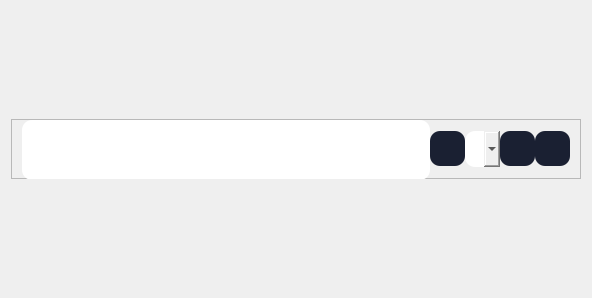
<?xml version="1.0" encoding="UTF-8"?>
<ui version="4.0">
 <class>Form</class>
 <widget class="QWidget" name="Form">
  <property name="geometry">
   <rect>
    <x>0</x>
    <y>0</y>
    <width>592</width>
    <height>298</height>
   </rect>
  </property>
  <property name="windowTitle">
   <string>Form</string>
  </property>
  <layout class="QGridLayout" name="gridLayout">
   <item row="0" column="0">
    <widget class="QFrame" name="lineFrame">
     <property name="sizePolicy">
      <sizepolicy hsizetype="Preferred" vsizetype="Preferred">
       <horstretch>0</horstretch>
       <verstretch>0</verstretch>
      </sizepolicy>
     </property>
     <property name="minimumSize">
      <size>
       <width>0</width>
       <height>60</height>
      </size>
     </property>
     <property name="maximumSize">
      <size>
       <width>16777215</width>
       <height>60</height>
      </size>
     </property>
     <property name="styleSheet">
      <string notr="true">background-color: rgb(26, 32, 50);
border-radius: 10px;

QComboBox::drop-down {
image: url(:/images/images/down-arrow.png);
color: rgb(255, 255, 255);
subcontrol-position: center;
width: 15px;
}</string>
     </property>
     <property name="frameShape">
      <enum>QFrame::StyledPanel</enum>
     </property>
     <property name="frameShadow">
      <enum>QFrame::Raised</enum>
     </property>
     <layout class="QHBoxLayout" name="horizontalLayout">
      <property name="spacing">
       <number>0</number>
      </property>
      <property name="leftMargin">
       <number>10</number>
      </property>
      <property name="topMargin">
       <number>0</number>
      </property>
      <property name="rightMargin">
       <number>10</number>
      </property>
      <property name="bottomMargin">
       <number>0</number>
      </property>
      <item>
       <widget class="QLineEdit" name="textEdit">
        <property name="minimumSize">
         <size>
          <width>0</width>
          <height>60</height>
         </size>
        </property>
        <property name="maximumSize">
         <size>
          <width>16777215</width>
          <height>100</height>
         </size>
        </property>
        <property name="font">
         <font>
          <weight>75</weight>
          <bold>true</bold>
         </font>
        </property>
        <property name="styleSheet">
         <string notr="true">QLineEdit
{
color: rgb(255, 255, 255);
border-radius: 10px;
text-align: center;
padding: 10px;
}
</string>
        </property>
        <property name="text">
         <string/>
        </property>
        <property name="alignment">
         <set>Qt::AlignLeading|Qt::AlignLeft|Qt::AlignVCenter</set>
        </property>
        <property name="readOnly">
         <bool>true</bool>
        </property>
        <property name="cursorMoveStyle">
         <enum>Qt::LogicalMoveStyle</enum>
        </property>
        <property name="clearButtonEnabled">
         <bool>false</bool>
        </property>
       </widget>
      </item>
      <item>
       <widget class="QPushButton" name="extButton">
        <property name="maximumSize">
         <size>
          <width>35</width>
          <height>35</height>
         </size>
        </property>
        <property name="styleSheet">
         <string notr="true">QPushButton
{
background-color: rgb(26, 32, 50);
color: rgb(255, 255, 255);
border-radius: 10px;
text-align: center;
padding: 10px;
}

QPushButton:hover
{
background-color: rgb(36, 42, 59);
color: rgb(255, 255, 255);
border-radius: 10px;
text-align: center;
padding: 10px;
}
</string>
        </property>
        <property name="text">
         <string/>
        </property>
        <property name="icon">
         <iconset>
          <normalon>:/icons/plus2.ico</normalon>
         </iconset>
        </property>
       </widget>
      </item>
      <item>
       <widget class="QComboBox" name="extComboBox">
        <property name="maximumSize">
         <size>
          <width>35</width>
          <height>16777215</height>
         </size>
        </property>
        <property name="font">
         <font>
          <pointsize>8</pointsize>
          <weight>75</weight>
          <bold>true</bold>
         </font>
        </property>
        <property name="toolTip">
         <string>Associated extensions</string>
        </property>
        <property name="styleSheet">
         <string notr="true">QComboBox {
border-radius: 10px;
text-align: left;
padding: 10px;
}

QComboBox::hover {
background-color: rgb(36, 42, 59);
border-radius: 10px;
text-align: left;
padding: 10px;
}

QComboBox::drop-down {
image: url(:/icons/down-arrow.png);
color: rgb(255, 255, 255);
subcontrol-position: center;
width: 15px;
}

QComboBox QAbstractItemView {
    border: 1px solid rgba(39, 180, 255, 255);
    selection-background-color:  rgb(36, 42, 59);
    color: rgb(255, 255, 255);
    min-width: 150px;
    border-radius: 5px;
	padding: 5px;
}

</string>
        </property>
        <property name="editable">
         <bool>false</bool>
        </property>
        <property name="currentText">
         <string/>
        </property>
        <property name="currentIndex">
         <number>-1</number>
        </property>
        <property name="iconSize">
         <size>
          <width>16</width>
          <height>16</height>
         </size>
        </property>
        <property name="frame">
         <bool>false</bool>
        </property>
       </widget>
      </item>
      <item>
       <widget class="QPushButton" name="editButton">
        <property name="minimumSize">
         <size>
          <width>0</width>
          <height>0</height>
         </size>
        </property>
        <property name="maximumSize">
         <size>
          <width>35</width>
          <height>35</height>
         </size>
        </property>
        <property name="toolTip">
         <string>Edit item</string>
        </property>
        <property name="styleSheet">
         <string notr="true">QPushButton
{
background-color: rgb(26, 32, 50);
color: rgb(255, 255, 255);
border-radius: 10px;
text-align: left;
padding: 10px;
}

QPushButton:hover
{
background-color: rgb(36, 42, 59);
color: rgb(255, 255, 255);
border-radius: 10px;
text-align: left;
padding: 10px;
}

QPushButton:checked
{
color: rgb(255, 255, 255);
border-radius: 10px;
text-align: left;
padding: 10px;
background-color: rgb(47, 55, 77);
}
</string>
        </property>
        <property name="text">
         <string/>
        </property>
        <property name="icon">
         <iconset>
          <activeoff>:/icons/edit.ico</activeoff>
         </iconset>
        </property>
        <property name="iconSize">
         <size>
          <width>16</width>
          <height>16</height>
         </size>
        </property>
        <property name="checkable">
         <bool>false</bool>
        </property>
       </widget>
      </item>
      <item>
       <widget class="QPushButton" name="deleteButton">
        <property name="maximumSize">
         <size>
          <width>35</width>
          <height>35</height>
         </size>
        </property>
        <property name="toolTip">
         <string>Delete item</string>
        </property>
        <property name="styleSheet">
         <string notr="true">QPushButton
{
background-color: rgb(26, 32, 50);
color: rgb(255, 255, 255);
border-radius: 10px;
text-align: center;
padding: 10px;
}

QPushButton:hover
{
background-color: rgb(36, 42, 59);
color: rgb(255, 255, 255);
border-radius: 10px;
text-align: center;
padding: 10px;
}
</string>
        </property>
        <property name="text">
         <string/>
        </property>
        <property name="icon">
         <iconset>
          <activeoff>:/icons/delete.ico</activeoff>
         </iconset>
        </property>
        <property name="iconSize">
         <size>
          <width>20</width>
          <height>20</height>
         </size>
        </property>
       </widget>
      </item>
     </layout>
    </widget>
   </item>
  </layout>
 </widget>
 <resources>
  <include location="../assets/resource.qrc"/>
 </resources>
 <connections/>
</ui>
